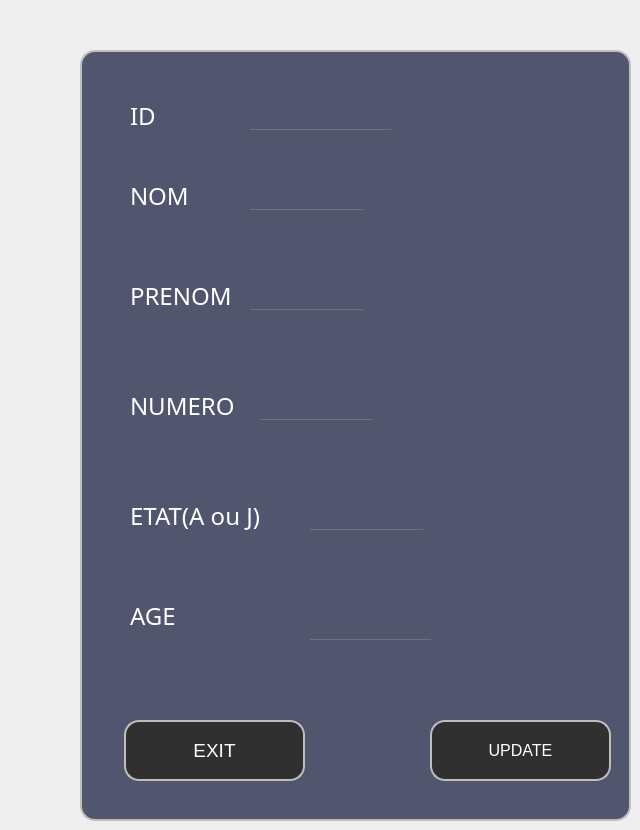
    <widget class="QWidget" name="tab_28">
     <attribute name="title">
      <string>tab26 modifieraj</string>
     </attribute>
     <widget class="QFrame" name="add_employee_10">
      <property name="geometry">
       <rect>
        <x>80</x>
        <y>50</y>
        <width>551</width>
        <height>771</height>
       </rect>
      </property>
      <property name="styleSheet">
       <string notr="true">QFrame
{
	background:#51556e;
border: 2px solid #bfbeba;
    border-radius:15px;
}</string>
      </property>
      <property name="frameShape">
       <enum>QFrame::StyledPanel</enum>
      </property>
      <property name="frameShadow">
       <enum>QFrame::Raised</enum>
      </property>
      <widget class="QPushButton" name="MODIFIER">
       <property name="geometry">
        <rect>
         <x>350</x>
         <y>670</y>
         <width>181</width>
         <height>61</height>
        </rect>
       </property>
       <property name="font">
        <font>
         <pointsize>12</pointsize>
        </font>
       </property>
       <property name="styleSheet">
        <string notr="true">*{
color:white;
border-radius: 15px;
background:#303030;
border: 2px solid #bfbeba;
}

*:hover
{
	color:#303030;
	border-radius:15px;
	background:white;
border: 2px solid #bfbeba;
}</string>
       </property>
       <property name="text">
        <string>UPDATE</string>
       </property>
      </widget>
      <widget class="QLineEdit" name="le_id">
       <property name="geometry">
        <rect>
         <x>170</x>
         <y>60</y>
         <width>141</width>
         <height>20</height>
        </rect>
       </property>
       <property name="styleSheet">
        <string notr="true">*{
background:transparent;
border:none;
color:white;
border-bottom:1px solid #717072;
}</string>
       </property>
      </widget>
      <widget class="QLineEdit" name="le_nom">
       <property name="geometry">
        <rect>
         <x>170</x>
         <y>140</y>
         <width>113</width>
         <height>20</height>
        </rect>
       </property>
       <property name="styleSheet">
        <string notr="true">*{
background:transparent;
border:none;
color:white;
border-bottom:1px solid #717072;
}</string>
       </property>
      </widget>
      <widget class="QLineEdit" name="le_prenom_2">
       <property name="geometry">
        <rect>
         <x>170</x>
         <y>240</y>
         <width>113</width>
         <height>20</height>
        </rect>
       </property>
       <property name="styleSheet">
        <string notr="true">*{
background:transparent;
border:none;
color:white;
border-bottom:1px solid #717072;
}</string>
       </property>
      </widget>
      <widget class="QLineEdit" name="le_num">
       <property name="geometry">
        <rect>
         <x>180</x>
         <y>350</y>
         <width>113</width>
         <height>20</height>
        </rect>
       </property>
       <property name="styleSheet">
        <string notr="true">*{
background:transparent;
border:none;
color:white;
border-bottom:1px solid #717072;
}</string>
       </property>
      </widget>
      <widget class="QLineEdit" name="le_etat_2">
       <property name="geometry">
        <rect>
         <x>230</x>
         <y>460</y>
         <width>113</width>
         <height>20</height>
        </rect>
       </property>
       <property name="styleSheet">
        <string notr="true">*{
background:transparent;
border:none;
color:white;
border-bottom:1px solid #717072;
}</string>
       </property>
      </widget>
      <widget class="QLineEdit" name="le_age_2">
       <property name="geometry">
        <rect>
         <x>230</x>
         <y>570</y>
         <width>121</width>
         <height>20</height>
        </rect>
       </property>
       <property name="styleSheet">
        <string notr="true">*{
background:transparent;
border:none;
color:white;
border-bottom:1px solid #717072;
}</string>
       </property>
      </widget>
      <widget class="QPushButton" name="pushButton_31">
       <property name="geometry">
        <rect>
         <x>44</x>
         <y>670</y>
         <width>181</width>
         <height>61</height>
        </rect>
       </property>
       <property name="font">
        <font>
         <pointsize>14</pointsize>
        </font>
       </property>
       <property name="styleSheet">
        <string notr="true">*{
color:white;
border-radius: 15px;
background:#303030;
border: 2px solid #bfbeba;
}

*:hover
{
	color:#303030;
	border-radius:15px;
	background:white;
border: 2px solid #bfbeba;
}</string>
       </property>
       <property name="text">
        <string>EXIT</string>
       </property>
      </widget>
      <widget class="QLabel" name="le_numero_2">
       <property name="geometry">
        <rect>
         <x>50</x>
         <y>330</y>
         <width>111</width>
         <height>51</height>
        </rect>
       </property>
       <property name="styleSheet">
        <string notr="true">*{
    font-family:century gothic;
    font-size:24px;
	color:white;
    border:none;
}

</string>
       </property>
       <property name="text">
        <string>NUMERO</string>
       </property>
      </widget>
      <widget class="QLabel" name="label_47">
       <property name="geometry">
        <rect>
         <x>50</x>
         <y>120</y>
         <width>111</width>
         <height>51</height>
        </rect>
       </property>
       <property name="styleSheet">
        <string notr="true">*{
    font-family:century gothic;
    font-size:24px;
	color:white;
    border:none;
}

</string>
       </property>
       <property name="text">
        <string>NOM</string>
       </property>
      </widget>
      <widget class="QLabel" name="label_48">
       <property name="geometry">
        <rect>
         <x>50</x>
         <y>40</y>
         <width>51</width>
         <height>51</height>
        </rect>
       </property>
       <property name="styleSheet">
        <string notr="true">*{
    font-family:century gothic;
    font-size:24px;
	color:white;
    border:none;
}

</string>
       </property>
       <property name="text">
        <string>ID</string>
       </property>
      </widget>
      <widget class="QLabel" name="le_etat_3">
       <property name="geometry">
        <rect>
         <x>50</x>
         <y>440</y>
         <width>141</width>
         <height>51</height>
        </rect>
       </property>
       <property name="styleSheet">
        <string notr="true">*{
    font-family:century gothic;
    font-size:24px;
	color:white;
    border:none;
}

</string>
       </property>
       <property name="text">
        <string>ETAT(A ou J)</string>
       </property>
      </widget>
      <widget class="QLabel" name="le_prenom_3">
       <property name="geometry">
        <rect>
         <x>50</x>
         <y>220</y>
         <width>111</width>
         <height>51</height>
        </rect>
       </property>
       <property name="styleSheet">
        <string notr="true">*{
    font-family:century gothic;
    font-size:24px;
	color:white;
    border:none;
}

</string>
       </property>
       <property name="text">
        <string>PRENOM</string>
       </property>
      </widget>
      <widget class="QLabel" name="le_age_3">
       <property name="geometry">
        <rect>
         <x>50</x>
         <y>550</y>
         <width>111</width>
         <height>31</height>
        </rect>
       </property>
       <property name="styleSheet">
        <string notr="true">*{
    font-family:century gothic;
    font-size:24px;
	color:white;
    border:none;
}

</string>
       </property>
       <property name="text">
        <string>AGE</string>
       </property>
      </widget>
     </widget>
    </widget>
